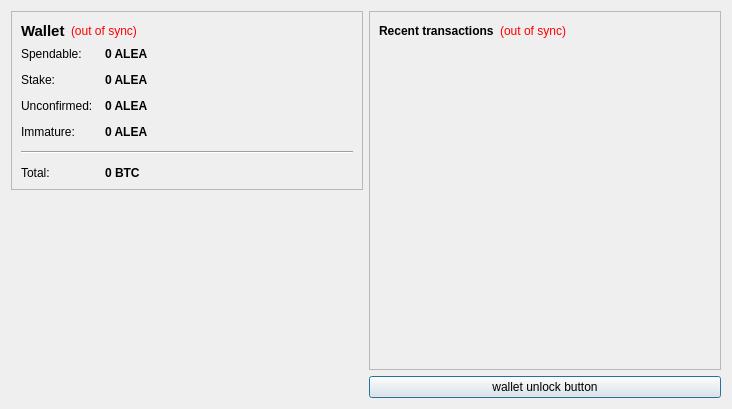
<?xml version="1.0" encoding="UTF-8"?>
<ui version="4.0">
 <class>OverviewPage</class>
 <widget class="QWidget" name="OverviewPage">
  <property name="geometry">
   <rect>
    <x>0</x>
    <y>0</y>
    <width>732</width>
    <height>409</height>
   </rect>
  </property>
  <property name="windowTitle">
   <string>Form</string>
  </property>
  <layout class="QHBoxLayout" name="horizontalLayout" stretch="0,0">
   <item>
    <layout class="QVBoxLayout" name="verticalLayout_2">
     <item>
      <widget class="QFrame" name="frame">
       <property name="frameShape">
        <enum>QFrame::StyledPanel</enum>
       </property>
       <property name="frameShadow">
        <enum>QFrame::Raised</enum>
       </property>
       <layout class="QVBoxLayout" name="verticalLayout_4">
        <item>
         <layout class="QHBoxLayout" name="horizontalLayout_4">
          <item>
           <widget class="QLabel" name="label_5">
            <property name="font">
             <font>
              <pointsize>11</pointsize>
              <weight>75</weight>
              <bold>true</bold>
             </font>
            </property>
            <property name="text">
             <string>Wallet</string>
            </property>
           </widget>
          </item>
          <item>
           <widget class="QLabel" name="labelWalletStatus">
            <property name="toolTip">
             <string>The displayed information may be out of date. Your wallet automatically synchronizes with the Aleacoin network after a connection is established, but this process has not completed yet.</string>
            </property>
            <property name="styleSheet">
             <string notr="true">QLabel { color: red; }</string>
            </property>
            <property name="text">
             <string notr="true">(out of sync)</string>
            </property>
            <property name="alignment">
             <set>Qt::AlignLeading|Qt::AlignLeft|Qt::AlignVCenter</set>
            </property>
           </widget>
          </item>
          <item>
           <spacer name="horizontalSpacer_2">
            <property name="orientation">
             <enum>Qt::Horizontal</enum>
            </property>
            <property name="sizeHint" stdset="0">
             <size>
              <width>40</width>
              <height>20</height>
             </size>
            </property>
           </spacer>
          </item>
         </layout>
        </item>
        <item>
         <layout class="QFormLayout" name="formLayout_2">
          <property name="fieldGrowthPolicy">
           <enum>QFormLayout::AllNonFixedFieldsGrow</enum>
          </property>
          <property name="horizontalSpacing">
           <number>12</number>
          </property>
          <property name="verticalSpacing">
           <number>12</number>
          </property>
          <item row="0" column="0">
           <widget class="QLabel" name="label">
            <property name="text">
             <string>Spendable:</string>
            </property>
           </widget>
          </item>
          <item row="0" column="1">
           <widget class="QLabel" name="labelBalance">
            <property name="font">
             <font>
              <weight>75</weight>
              <bold>true</bold>
             </font>
            </property>
            <property name="cursor">
             <cursorShape>IBeamCursor</cursorShape>
            </property>
            <property name="toolTip">
             <string>Your current spendable balance</string>
            </property>
            <property name="text">
             <string notr="true">0 ALEA</string>
            </property>
            <property name="textInteractionFlags">
             <set>Qt::LinksAccessibleByMouse|Qt::TextSelectableByKeyboard|Qt::TextSelectableByMouse</set>
            </property>
           </widget>
          </item>
          <item row="1" column="0">
           <widget class="QLabel" name="label_6">
            <property name="text">
             <string>Stake:</string>
            </property>
           </widget>
          </item>
          <item row="1" column="1">
           <widget class="QLabel" name="labelStake">
            <property name="font">
             <font>
              <weight>75</weight>
              <bold>true</bold>
             </font>
            </property>
            <property name="cursor">
             <cursorShape>IBeamCursor</cursorShape>
            </property>
            <property name="toolTip">
             <string>Total of coins that was staked, and do not yet count toward the current balance</string>
            </property>
            <property name="text">
             <string notr="true">0 ALEA</string>
            </property>
            <property name="textInteractionFlags">
             <set>Qt::LinksAccessibleByMouse|Qt::TextSelectableByKeyboard|Qt::TextSelectableByMouse</set>
            </property>
           </widget>
          </item>
          <item row="2" column="0">
           <widget class="QLabel" name="label_3">
            <property name="text">
             <string>Unconfirmed:</string>
            </property>
           </widget>
          </item>
          <item row="2" column="1">
           <widget class="QLabel" name="labelUnconfirmed">
            <property name="font">
             <font>
              <weight>75</weight>
              <bold>true</bold>
             </font>
            </property>
            <property name="cursor">
             <cursorShape>IBeamCursor</cursorShape>
            </property>
            <property name="toolTip">
             <string>Total of transactions that have yet to be confirmed, and do not yet count toward the current balance</string>
            </property>
            <property name="text">
             <string notr="true">0 ALEA</string>
            </property>
            <property name="textInteractionFlags">
             <set>Qt::LinksAccessibleByMouse|Qt::TextSelectableByKeyboard|Qt::TextSelectableByMouse</set>
            </property>
           </widget>
          </item>
          <item row="3" column="0">
           <widget class="QLabel" name="labelImmatureText">
            <property name="text">
             <string>Immature:</string>
            </property>
           </widget>
          </item>
          <item row="3" column="1">
           <widget class="QLabel" name="labelImmature">
            <property name="font">
             <font>
              <weight>75</weight>
              <bold>true</bold>
             </font>
            </property>
            <property name="toolTip">
             <string>Mined balance that has not yet matured</string>
            </property>
            <property name="text">
             <string notr="true">0 ALEA</string>
            </property>
            <property name="textInteractionFlags">
             <set>Qt::LinksAccessibleByMouse|Qt::TextSelectableByKeyboard|Qt::TextSelectableByMouse</set>
            </property>
           </widget>
          </item>
          <item row="4" column="0" colspan="2">
           <widget class="Line" name="line">
            <property name="orientation">
             <enum>Qt::Horizontal</enum>
            </property>
           </widget>
          </item>
          <item row="5" column="0">
           <widget class="QLabel" name="labelTotalText">
            <property name="text">
             <string>Total:</string>
            </property>
           </widget>
          </item>
          <item row="5" column="1">
           <widget class="QLabel" name="labelTotal">
            <property name="font">
             <font>
              <weight>75</weight>
              <bold>true</bold>
             </font>
            </property>
            <property name="cursor">
             <cursorShape>IBeamCursor</cursorShape>
            </property>
            <property name="toolTip">
             <string>Your current total balance</string>
            </property>
            <property name="text">
             <string notr="true">0 BTC</string>
            </property>
            <property name="textInteractionFlags">
             <set>Qt::LinksAccessibleByMouse|Qt::TextSelectableByKeyboard|Qt::TextSelectableByMouse</set>
            </property>
           </widget>
          </item>
         </layout>
        </item>
       </layout>
      </widget>
     </item>
     <item>
      <spacer name="verticalSpacer_4">
       <property name="orientation">
        <enum>Qt::Vertical</enum>
       </property>
       <property name="sizeHint" stdset="0">
        <size>
         <width>20</width>
         <height>40</height>
        </size>
       </property>
      </spacer>
     </item>
     <item>
      <widget class="QLabel" name="label_2">
       <property name="text">
        <string/>
       </property>
       <property name="pixmap">
        <pixmap resource="../bitcoin.qrc">:/images/Wallet_Logo</pixmap>
       </property>
       <property name="alignment">
        <set>Qt::AlignCenter</set>
       </property>
      </widget>
     </item>
     <item>
      <spacer name="verticalSpacer">
       <property name="orientation">
        <enum>Qt::Vertical</enum>
       </property>
       <property name="sizeHint" stdset="0">
        <size>
         <width>20</width>
         <height>40</height>
        </size>
       </property>
      </spacer>
     </item>
    </layout>
   </item>
   <item>
    <layout class="QVBoxLayout" name="verticalLayout_3">
     <item>
      <widget class="QFrame" name="frame_2">
       <property name="frameShape">
        <enum>QFrame::StyledPanel</enum>
       </property>
       <property name="frameShadow">
        <enum>QFrame::Raised</enum>
       </property>
       <layout class="QVBoxLayout" name="verticalLayout">
        <item>
         <layout class="QHBoxLayout" name="horizontalLayout_2">
          <item>
           <widget class="QLabel" name="label_4">
            <property name="text">
             <string>&lt;b&gt;Recent transactions&lt;/b&gt;</string>
            </property>
           </widget>
          </item>
          <item>
           <widget class="QLabel" name="labelTransactionsStatus">
            <property name="toolTip">
             <string>The displayed information may be out of date. Your wallet automatically synchronizes with the Aleacoin network after a connection is established, but this process has not completed yet.</string>
            </property>
            <property name="styleSheet">
             <string notr="true">QLabel { color: red; }</string>
            </property>
            <property name="text">
             <string notr="true">(out of sync)</string>
            </property>
            <property name="alignment">
             <set>Qt::AlignRight|Qt::AlignTrailing|Qt::AlignVCenter</set>
            </property>
           </widget>
          </item>
          <item>
           <spacer name="horizontalSpacer">
            <property name="orientation">
             <enum>Qt::Horizontal</enum>
            </property>
            <property name="sizeHint" stdset="0">
             <size>
              <width>40</width>
              <height>20</height>
             </size>
            </property>
           </spacer>
          </item>
         </layout>
        </item>
        <item>
         <widget class="QListView" name="listTransactions">
          <property name="styleSheet">
           <string notr="true">QListView { background: transparent; }</string>
          </property>
          <property name="frameShape">
           <enum>QFrame::NoFrame</enum>
          </property>
          <property name="verticalScrollBarPolicy">
           <enum>Qt::ScrollBarAlwaysOff</enum>
          </property>
          <property name="horizontalScrollBarPolicy">
           <enum>Qt::ScrollBarAlwaysOff</enum>
          </property>
          <property name="selectionMode">
           <enum>QAbstractItemView::NoSelection</enum>
          </property>
         </widget>
        </item>
       </layout>
      </widget>
     </item>
     <item>
      <widget class="QPushButton" name="unlockWalletButton">
       <property name="sizePolicy">
        <sizepolicy hsizetype="Minimum" vsizetype="Fixed">
         <horstretch>0</horstretch>
         <verstretch>0</verstretch>
        </sizepolicy>
       </property>
       <property name="maximumSize">
        <size>
         <width>16777214</width>
         <height>16777214</height>
        </size>
       </property>
       <property name="toolTip">
        <string/>
       </property>
       <property name="text">
        <string>wallet unlock button</string>
       </property>
       <property name="checkable">
        <bool>false</bool>
       </property>
       <property name="autoDefault">
        <bool>false</bool>
       </property>
       <property name="default">
        <bool>true</bool>
       </property>
       <property name="flat">
        <bool>false</bool>
       </property>
      </widget>
     </item>
    </layout>
   </item>
  </layout>
 </widget>
 <resources>
  <include location="../bitcoin.qrc"/>
 </resources>
 <connections/>
</ui>
